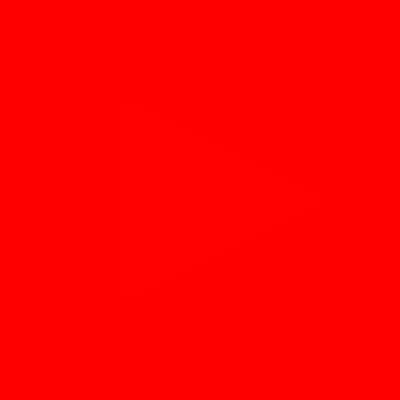
Frame 1 (no input)
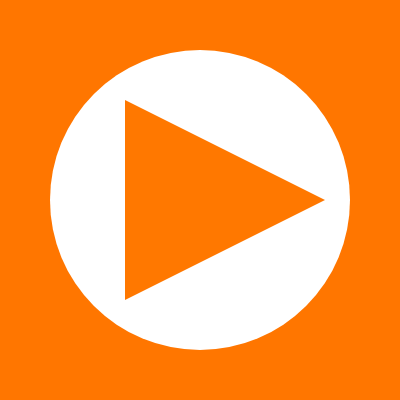
Frame 60 (no input)
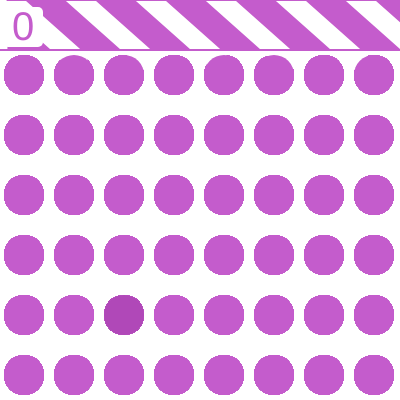
Frame 120 (the mouse pressed at the canvas centre since frame 60)

The p5.js sketch that drew these frames (run headless with seeded random() and noise() and a simulated clock; from frame 60 on, the mouse is pressed at the canvas centre):

// p5.js sketch
// ── sketch.js
function setup() {
    createCanvas(400, 400);
  }
  
  // Time bar movement
  var timeBarX = 0;
  // Winning and losing components
  var numCorrect = 0;
  
  var play=function() {
    mouseX = 0;
    mouseY = 0;
  background(255, 255, 255);
  // Random color generator
  var Red = 50+random(205);
  var Blue = 50+random(205);
  var Green = 50+random(205);
  // Random space generator
  var newX = [24, 74, 124, 174, 224, 274, 324, 374];
  var newY = [75, 135, 195, 255, 315, 375];
  var i = round(random(0, 7));
  var j = round(random(0, 5));
  
  draw= function() {
  // Time Bar
  noStroke();
  fill(Red, Blue, Green);
  rect(timeBarX, 0, 400, 50);
  stroke(255, 255, 255);
  strokeWeight(20);
  line(timeBarX-20, -20, timeBarX+70, 60);
  line(timeBarX+50, -20, timeBarX+140, 60);
  line(timeBarX+120, -20, timeBarX+210, 60);
  line(timeBarX+190, -20, timeBarX+280, 60);
  line(timeBarX+260, -20, timeBarX+350, 60);
  line(timeBarX+330, -20, timeBarX+420, 60);
  noStroke();
  fill(255, 255, 255);
  rect(timeBarX-400, 0, 400, 50);
  stroke(Red, Blue, Green);
  strokeWeight(2);
  line(0, 50, 400, 50);
  line(timeBarX, 0, timeBarX+400, 0);
  if(timeBarX<400) {
  timeBarX+=0.125;
  }
  // Circle generator
  for(var x=0; x<400; x+=50) {
  for(var y=45; y<400; y+=60) {
  fill(Red, Blue, Green);
  noStroke();
  ellipse(x+24, y+30, 40, 40);
  }
  }
  var imposter = function(x, y) {
  noStroke();
  fill(Red-20, Blue-20,Green-20);
  ellipse(newX[x], newY[y], 40, 40);
  // Differences found
  fill(255, 255, 255);
  rect(3, 7, 40, 40, 5);
  fill(Red, Blue, Green);
  textSize(40);
  text(numCorrect, 12, 40);
  // Finding differences
  mouseClicked = function() {
  
  var dx = mouseX - newX[i];
  var dy = mouseY - newY[j];
  
  if (dx*dx + dy*dy <= 400) {
  numCorrect+=1;
  play();
  }
  else {
  }
  };
  };
  imposter(i, j);
  };
  };
  
  // Growing components
  var circle = 300;
  // Variables for color changing background
  var backgroundColor1 = 255;
  var backgroundColor2 = 0;
  var backgroundColor3 = 0;
  draw= function() {
  // Commands for color changing background
  background(backgroundColor1, backgroundColor2, backgroundColor3);
  if(backgroundColor1>250 && backgroundColor2<255) {
  backgroundColor2+=2;
  backgroundColor3-=2;
  }
  if(backgroundColor2>250 && backgroundColor3<255) {
  backgroundColor3+=2;
  backgroundColor1-=2;
  }
  if(backgroundColor3>250 && backgroundColor1<255) {
  backgroundColor1+=2;
  backgroundColor2-=2;
  }
  // Start button
  noStroke();
  fill(255, 255, 255);
  ellipse(200, 200, circle, circle);
  fill(backgroundColor1, backgroundColor2, backgroundColor3);
  triangle(125, 100, 325, 200, 125, 300);
  if(mouseX>100 && mouseX<400 && mouseY>100 && mouseY<400) {
  circle=315;
  }
  else {
  circle=300;
  }
  mousePressed = function() {
  if(mouseX>100 && mouseX<400 && mouseY>100 && mouseY<400) {
  play();
  }
  };
  };
// ── colorgame.html
<!DOCTYPE html>
<html xmlns="http://www.w3.org/1999/xhtml" lang="en" xml:lang="en"><head>

<meta charset="utf-8">
<meta name="generator" content="quarto-1.2.269">

<meta name="viewport" content="width=device-width, initial-scale=1.0, user-scalable=yes">


<title>colorgame</title>
<style>
code{white-space: pre-wrap;}
span.smallcaps{font-variant: small-caps;}
div.columns{display: flex; gap: min(4vw, 1.5em);}
div.column{flex: auto; overflow-x: auto;}
div.hanging-indent{margin-left: 1.5em; text-indent: -1.5em;}
ul.task-list{list-style: none;}
ul.task-list li input[type="checkbox"] {
  width: 0.8em;
  margin: 0 0.8em 0.2em -1.6em;
  vertical-align: middle;
}
</style>


<script src="colorGame_files/libs/clipboard/clipboard.min.js"></script>
<script src="colorGame_files/libs/quarto-html/quarto.js"></script>
<script src="colorGame_files/libs/quarto-html/popper.min.js"></script>
<script src="colorGame_files/libs/quarto-html/tippy.umd.min.js"></script>
<script src="colorGame_files/libs/quarto-html/anchor.min.js"></script>
<link href="colorGame_files/libs/quarto-html/tippy.css" rel="stylesheet">
<link href="colorGame_files/libs/quarto-html/quarto-syntax-highlighting.css" rel="stylesheet" id="quarto-text-highlighting-styles">
<script src="colorGame_files/libs/bootstrap/bootstrap.min.js"></script>
<link href="colorGame_files/libs/bootstrap/bootstrap-icons.css" rel="stylesheet">
<link href="colorGame_files/libs/bootstrap/bootstrap.min.css" rel="stylesheet" id="quarto-bootstrap" data-mode="light">


</head>

<body class="fullcontent">

<div id="quarto-content" class="page-columns page-rows-contents page-layout-article">

<main class="content" id="quarto-document-content">



<script>

function setup() {
    createCanvas(400, 400);
}
  
  // Time bar movement
  var timeBarX = 0;
  // Winning and losing components
  var numCorrect = 0;
  
  var play=function() {
    mouseX = 0;
    mouseY = 0;
    background(255, 255, 255);
    // Random color generator
    var Red = 50+random(205);
    var Blue = 50+random(205);
    var Green = 50+random(205);
    // Random space generator
    var newX = [24, 74, 124, 174, 224, 274, 324, 374];
    var newY = [75, 135, 195, 255, 315, 375];
    var i = round(random(0, 7));
    var j = round(random(0, 5));
  
    draw= function() {
        // Time Bar
        noStroke();
        fill(Red, Blue, Green);
        rect(timeBarX, 0, 400, 50);
        stroke(255, 255, 255);
        strokeWeight(20);
        line(timeBarX-20, -20, timeBarX+70, 60);
        line(timeBarX+50, -20, timeBarX+140, 60);
        line(timeBarX+120, -20, timeBarX+210, 60);
        line(timeBarX+190, -20, timeBarX+280, 60);
        line(timeBarX+260, -20, timeBarX+350, 60);
        line(timeBarX+330, -20, timeBarX+420, 60);
        noStroke();
        fill(255, 255, 255);
        rect(timeBarX-400, 0, 400, 50);
        stroke(Red, Blue, Green);
        strokeWeight(2);
        line(0, 50, 400, 50);
        line(timeBarX, 0, timeBarX+400, 0);
        if(timeBarX<400) {
            timeBarX+=0.125;
        }
        // Circle generator
        for(var x=0; x<400; x+=50) {
            for(var y=45; y<400; y+=60) {
                fill(Red, Blue, Green);
                noStroke();
                ellipse(x+24, y+30, 40, 40);
            }
        }
        var imposter = function(x, y) {
            noStroke();
            fill(Red-20, Blue-20,Green-20);
            ellipse(newX[x], newY[y], 40, 40);
            // Differences found
            fill(255, 255, 255);
            rect(3, 7, 40, 40, 5);
            fill(Red, Blue, Green);
            textSize(40);
            text(numCorrect, 12, 40);
            // Finding differences
            mouseClicked = function() {
                var dx = mouseX - newX[i];
                var dy = mouseY - newY[j];
  
                if (dx*dx + dy*dy <= 400) {
                    numCorrect+=1;
                    play();
                }
            };
        };
        imposter(i, j);
    };
  };
  
  // Growing components
  var circle = 300;
  // Variables for color changing background
  var backgroundColor1 = 255;
  var backgroundColor2 = 0;
  var backgroundColor3 = 0;
  draw= function() {
    // Commands for color changing background
    background(backgroundColor1, backgroundColor2, backgroundColor3);
    if(backgroundColor1>250 && backgroundColor2<255) {
            backgroundColor2+=2;
            backgroundColor3-=2;
    }
    if(backgroundColor2>250 && backgroundColor3<255) {
            backgroundColor3+=2;
            backgroundColor1-=2;
    }
    if(backgroundColor3>250 && backgroundColor1<255) {
            backgroundColor1+=2;
            backgroundColor2-=2;
    }
    // Start button
    noStroke();
    fill(255, 255, 255);
    ellipse(200, 200, circle, circle);
    fill(backgroundColor1, backgroundColor2, backgroundColor3);
    triangle(125, 100, 325, 200, 125, 300);
    if(mouseX>100 && mouseX<400 && mouseY>100 && mouseY<400) {
        circle=315;
    }
    else {
        circle=300;
    }
    mousePressed = function() {
        if(mouseX>100 && mouseX<400 && mouseY>100 && mouseY<400) {
        play();
        }
    };
  };

  </script>

</main>
<!-- /main column -->
<script id="quarto-html-after-body" type="application/javascript">
window.document.addEventListener("DOMContentLoaded", function (event) {
  const toggleBodyColorMode = (bsSheetEl) => {
    const mode = bsSheetEl.getAttribute("data-mode");
    const bodyEl = window.document.querySelector("body");
    if (mode === "dark") {
      bodyEl.classList.add("quarto-dark");
      bodyEl.classList.remove("quarto-light");
    } else {
      bodyEl.classList.add("quarto-light");
      bodyEl.classList.remove("quarto-dark");
    }
  }
  const toggleBodyColorPrimary = () => {
    const bsSheetEl = window.document.querySelector("link#quarto-bootstrap");
    if (bsSheetEl) {
      toggleBodyColorMode(bsSheetEl);
    }
  }
  toggleBodyColorPrimary();  
  const icon = "";
  const anchorJS = new window.AnchorJS();
  anchorJS.options = {
    placement: 'right',
    icon: icon
  };
  anchorJS.add('.anchored');
  const clipboard = new window.ClipboardJS('.code-copy-button', {
    target: function(trigger) {
      return trigger.previousElementSibling;
    }
  });
  clipboard.on('success', function(e) {
    // button target
    const button = e.trigger;
    // don't keep focus
    button.blur();
    // flash "checked"
    button.classList.add('code-copy-button-checked');
    var currentTitle = button.getAttribute("title");
    button.setAttribute("title", "Copied!");
    let tooltip;
    if (window.bootstrap) {
      button.setAttribute("data-bs-toggle", "tooltip");
      button.setAttribute("data-bs-placement", "left");
      button.setAttribute("data-bs-title", "Copied!");
      tooltip = new bootstrap.Tooltip(button, 
        { trigger: "manual", 
          customClass: "code-copy-button-tooltip",
          offset: [0, -8]});
      tooltip.show();    
    }
    setTimeout(function() {
      if (tooltip) {
        tooltip.hide();
        button.removeAttribute("data-bs-title");
        button.removeAttribute("data-bs-toggle");
        button.removeAttribute("data-bs-placement");
      }
      button.setAttribute("title", currentTitle);
      button.classList.remove('code-copy-button-checked');
    }, 1000);
    // clear code selection
    e.clearSelection();
  });
  function tippyHover(el, contentFn) {
    const config = {
      allowHTML: true,
      content: contentFn,
      maxWidth: 500,
      delay: 100,
      arrow: false,
      appendTo: function(el) {
          return el.parentElement;
      },
      interactive: true,
      interactiveBorder: 10,
      theme: 'quarto',
      placement: 'bottom-start'
    };
    window.tippy(el, config); 
  }
  const noterefs = window.document.querySelectorAll('a[role="doc-noteref"]');
  for (var i=0; i<noterefs.length; i++) {
    const ref = noterefs[i];
    tippyHover(ref, function() {
      // use id or data attribute instead here
      let href = ref.getAttribute('data-footnote-href') || ref.getAttribute('href');
      try { href = new URL(href).hash; } catch {}
      const id = href.replace(/^#\/?/, "");
      const note = window.document.getElementById(id);
      return note.innerHTML;
    });
  }
  const findCites = (el) => {
    const parentEl = el.parentElement;
    if (parentEl) {
      const cites = parentEl.dataset.cites;
      if (cites) {
        return {
          el,
          cites: cites.split(' ')
        };
      } else {
        return findCites(el.parentElement)
      }
    } else {
      return undefined;
    }
  };
  var bibliorefs = window.document.querySelectorAll('a[role="doc-biblioref"]');
  for (var i=0; i<bibliorefs.length; i++) {
    const ref = bibliorefs[i];
    const citeInfo = findCites(ref);
    if (citeInfo) {
      tippyHover(citeInfo.el, function() {
        var popup = window.document.createElement('div');
        citeInfo.cites.forEach(function(cite) {
          var citeDiv = window.document.createElement('div');
          citeDiv.classList.add('hanging-indent');
          citeDiv.classList.add('csl-entry');
          var biblioDiv = window.document.getElementById('ref-' + cite);
          if (biblioDiv) {
            citeDiv.innerHTML = biblioDiv.innerHTML;
          }
          popup.appendChild(citeDiv);
        });
        return popup.innerHTML;
      });
    }
  }
});
</script>
</div> <!-- /content -->



</body></html>
// ── game1.html
<html>

<head>
  <script src="https://cdnjs.cloudflare.com/ajax/libs/p5.js/0.5.7/p5.js"></script>
  <script src="game1.js"></script>
</head>

<body>
</body>

</html>
// ── game1.js
function setup() {
    createCanvas(400, 400);
}
  
  // Time bar movement
  var timeBarX = 0;

  // Winning and losing components
  var numCorrect = 0;
  
  var play=function() {

    background(255, 255, 255);

    // Random color generator
    var Red = 50+random(205);
    var Blue = 50+random(205);
    var Green = 50+random(205);

    // Random space generator
    var newX = [24, 74, 124, 174, 224, 274, 324, 374];
    var newY = [75, 135, 195, 255, 315, 375];
    var i = round(random(0, 7));
    var j = round(random(0, 5));
  
    draw= function() {

        // Time Bar
        noStroke();
        fill(Red, Blue, Green);
        rect(timeBarX, 0, 400, 50);
        stroke(255, 255, 255);
        strokeWeight(20);
        line(timeBarX-20, -20, timeBarX+70, 60);
        line(timeBarX+50, -20, timeBarX+140, 60);
        line(timeBarX+120, -20, timeBarX+210, 60);
        line(timeBarX+190, -20, timeBarX+280, 60);
        line(timeBarX+260, -20, timeBarX+350, 60);
        line(timeBarX+330, -20, timeBarX+420, 60);
        noStroke();
        fill(255, 255, 255);
        rect(timeBarX-400, 0, 400, 50);
        stroke(Red, Blue, Green);
        strokeWeight(2);
        line(0, 50, 400, 50);
        line(timeBarX, 0, timeBarX+400, 0);

        if(timeBarX<400) {
            timeBarX+=0.125;
        }

        // Circle generator
        for(var x=0; x<400; x+=50) {
            for(var y=45; y<400; y+=60) {
                fill(Red, Blue, Green);
                noStroke();
                ellipse(x+24, y+30, 40, 40);
            }
        }
        var imposter = function(x, y) {

            noStroke();
            fill(Red-20, Blue-20,Green-20);
            ellipse(newX[x], newY[y], 40, 40);

            // Differences found
            fill(255, 255, 255);
            rect(3, 7, 40, 40, 5);
            fill(Red, Blue, Green);
            textSize(40);
            text(numCorrect, 12, 40);

            // Finding differences
            mouseClicked = function() {
                var dx = mouseX - newX[i];
                var dy = mouseY - newY[j];
  
                if (dx*dx + dy*dy <= 400) {
                    numCorrect+=1;
                    play();
                }
            };
        };

        imposter(i, j);

    };
  };
  
  // Growing components
  var circle = 300;

  // Variables for color changing background
  var backgroundColor1 = 255;
  var backgroundColor2 = 0;
  var backgroundColor3 = 0;

  draw= function() {

    // Commands for color changing background
    background(backgroundColor1, backgroundColor2, backgroundColor3);

    if(backgroundColor1>250 && backgroundColor2<255) {
            backgroundColor2+=2;
            backgroundColor3-=2;
    }
    if(backgroundColor2>250 && backgroundColor3<255) {
            backgroundColor3+=2;
            backgroundColor1-=2;
    }
    if(backgroundColor3>250 && backgroundColor1<255) {
            backgroundColor1+=2;
            backgroundColor2-=2;
    }

    // Start button
    noStroke();
    fill(255, 255, 255);
    ellipse(200, 200, circle, circle);
    fill(backgroundColor1, backgroundColor2, backgroundColor3);
    triangle(125, 100, 325, 200, 125, 300);

    if(mouseX>100 && mouseX<400 && mouseY>100 && mouseY<400) {
        circle=315;
    }
    else {
        circle=300;
    }
    
    mousePressed = function() {
        if(mouseX>100 && mouseX<400 && mouseY>100 && mouseY<400) {
        play();
        }
    };
  };
